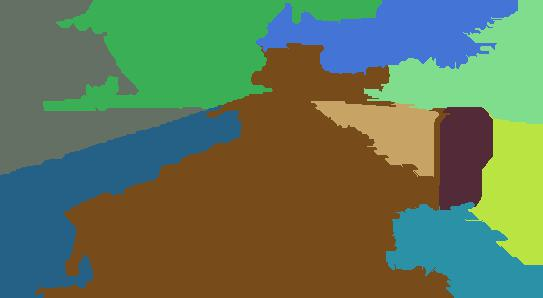
#> input picture img/banana_vehicule2.JPG, 543 x 298 px, given in place of , which was not available
$ python main.py ../img/banana_vehicule2.JPG
#> lines starting #> are read from the running program, lines starting #| are printed output that depends on the picture; after the words box and inside, x2 and y2 are one past the last pixel; in counts of white or black regions, pixels touching at a corner belong together; pictures that were not available may be replaced by others from this repository, and a replacement may not be noted
### MaxFlow-MinCut/img_to_graph.py
import networkx as nx
import math
import cv2
import numpy as np
from utils import distance, draw_sp_mask, draw_centroids


class SPNode():
	def __init__(self, label=None, pixels=[], mean_intensity=0.0, centroid=(), type='na', mean_lab=None, lab_hist=None, real_lab=None):
		self.label = label
		self.pixels = pixels
		self.mean_intensity = mean_intensity
		self.centroid = centroid
		self.type = type
		self.mean_lab = mean_lab
		self.lab_hist = lab_hist
		self.real_lab = real_lab
	def __repr__(self):
		return str(self.label)


def gen_sp(image, pixel_obj, pixel_bg, algorithm=101, region_size=20, num_iter=4):
    SP = cv2.ximgproc.createSuperpixelSLIC(image, algorithm=algorithm, region_size=region_size, ruler=10.0)
    SP.iterate(num_iterations=num_iter)

    SP_labels=SP.getLabels()
    SP_list=[None for each in range(SP.getNumberOfSuperpixels())]

    h, w, _ = image.shape
    I_lab=cv2.cvtColor(image,cv2.COLOR_BGR2LAB)

    for i in range(h):
        for j in range(w):
            if not SP_list[SP_labels[i][j]]:
                tmp_sp = SPNode(label=SP_labels[i][j], pixels=[(i,j)])
                SP_list[SP_labels[i][j]]=tmp_sp
            else:
                SP_list[SP_labels[i][j]].pixels.append((i,j))

    for sp in SP_list:
        n_pixels = len(sp.pixels)
        i_sum = 0
        j_sum = 0
        lab_sum = [0,0,0]
        tmp_mask = np.zeros((h,w),np.uint8)
        for each in sp.pixels:
            i,j = each
            i_sum += i
            j_sum += j
            lab_sum = [x + y for x, y in zip(lab_sum, I_lab[i][j])]
            tmp_mask[i][j] = 255
        sp.lab_hist = cv2.calcHist([I_lab], [0,1,2], tmp_mask, (32,32,32), [0, 255, 0, 255, 0, 255])
        sp.centroid += (i_sum//n_pixels, j_sum//n_pixels,)
        sp.mean_lab = [x/n_pixels for x in lab_sum]
        sp.real_lab = [sp.mean_lab[0]*100/255, sp.mean_lab[1]-128, sp.mean_lab[2]-128]

    # Label the marked pixels
    for pixels in pixel_obj:
        x,y = pixels
        SP_list[SP_labels[x][y]].type="ob"
    for pixels in pixel_bg:
        x,y = pixels
        SP_list[SP_labels[x][y]].type="bg"
    mask_ob=np.zeros((h,w),dtype=np.uint8)
    for pixels in pixel_obj:
        i,j=pixels
        mask_ob[i][j]=255
    mask_bg=np.zeros((h,w),dtype=np.uint8)
    for pixels in pixel_bg:
        i,j=pixels
        mask_bg[i][j]=255

    # Get the histograms
    hist_ob=cv2.calcHist([image],[0,1,2],mask_ob,(32,32,32),[0, 255, 0, 255, 0, 255])
    hist_bg=cv2.calcHist([image],[0,1,2],mask_bg,(32,32,32),[0, 255, 0, 255, 0, 255])

    return SP, SP_list, hist_ob, hist_bg


def gen_graph(I, SP_list, hist_ob, hist_bg, bins=(32,32,32), lambda_=0.9, sigma=5):
    G = nx.Graph()
    s = SPNode(label='s')
    t = SPNode(label='t')
    hist_ob_sum = int(hist_ob.sum())
    hist_bg_sum = int(hist_bg.sum())

    for u in SP_list:
        K=0
        region_rad=math.sqrt(len(u.pixels)/math.pi)
        for v in SP_list:
            if u != v:
                if distance(u.centroid, v.centroid) <= 2.5*region_rad:
                    sim = math.exp(-(cv2.compareHist(u.lab_hist,v.lab_hist,3)**2/2*sigma**2))*(1/distance(u.centroid, v.centroid))
                    K += sim
                    G.add_edge(u, v, sim=sim)
        if(u.type=='na'):
            l_,a_,b_ = [int(x) for x in u.mean_lab]
            l_i = int(l_//(255/bins[0]))
            a_i = int(a_//(255/bins[1]))
            b_i = int(b_//(255/bins[2]))
            pr_ob = int(hist_ob[l_i,a_i,b_i])/hist_ob_sum
            pr_bg = int(hist_bg[l_i,a_i,b_i])/hist_bg_sum
            sim_s = 100000
            sim_t = 100000
            if pr_bg > 0:
                sim_s = lambda_*-np.log(pr_bg)
            if pr_ob > 0:
                sim_t = lambda_*-np.log(pr_ob)
            G.add_edge(s, u, sim=sim_s)
            G.add_edge(t, u, sim=sim_t)
        if(u.type=='ob'):
            G.add_edge(s, u, sim=1+K)
            G.add_edge(t, u, sim=0)
        if(u.type=='bg'):
            G.add_edge(s, u, sim=0)
            G.add_edge(t, u, sim=1+K)
    return G, s, t


def img_to_graph(image, marked_ob_pixels, marked_bg_pixels, return_sp=True, algorithm=101, region_size=20, num_iter=4, bins=(32,32,32), lambda_=0.9, sigma=5):
    SP, SP_list, hist_ob, hist_bg = gen_sp(image, marked_ob_pixels, marked_bg_pixels, algorithm, region_size, num_iter)
    I_lab=cv2.cvtColor(image,cv2.COLOR_BGR2LAB)
    G, s, t = gen_graph(I_lab, SP_list, hist_ob, hist_bg, bins, lambda_, sigma)

    if return_sp:
        sp_image = np.zeros(image.shape,dtype=np.uint8)
        for sp in SP_list:
            for pixels in sp.pixels:
                i,j=pixels
                sp_image[i][j]=sp.mean_lab
        sp_image=cv2.cvtColor(sp_image, cv2.COLOR_Lab2RGB)

        sp_mask=draw_sp_mask(image,SP)
        sp_mask=draw_centroids(sp_mask, SP_list)

        return G, s, t, sp_mask, sp_image

    return G, s, t

### MaxFlow-MinCut/utils.py
import cv2
import math
import numpy as np


# [16 lines left out: functions draw_sp_mask, draw_centroids, not called in this run]


def distance(p0, p1):
	return math.sqrt((p0[0] - p1[0])**2 + (p0[1] - p1[1])**2)


# [39 lines left out: functions apply_mask, get_mask, process_mask, not called in this run]

### MaxFlow-MinCut/GUI.py
import cv2


class GUI_seeds():

    def __init__(self, img_path):
        self.img_path = img_path
        self.drawing = False
        self.mode = "ob"
        self.marked_ob_pixels = []
        self.marked_bg_pixels = []
        self.image = cv2.imread(img_path)

    # [21 lines left out: function mark_seeds, not called in this run]

    def labelling(self):
        window_title = 'Press b for object and o for background. Press esc to exit.'
        cv2.namedWindow(window_title)
        cv2.setMouseCallback(window_title, self.mark_seeds)
        while(1):
            cv2.imshow(window_title, self.image)
            k = cv2.waitKey(1) & 0xFF
            if k == ord('b'):
                self.mode = "bg"
            elif k == ord('o'):
                self.mode = "ob"
            elif k == 27:
                break
        cv2.destroyAllWindows()
        return self.marked_ob_pixels, self.marked_bg_pixels, self.image

### MaxFlow-MinCut/main.py
import sys, getopt
import cv2
import numpy as np
import matplotlib.pyplot as plt
from graph_cut import BoykovKolmorogov
from img_to_graph import img_to_graph
from GUI import GUI_seeds
from utils import apply_mask


def main():
	inputfile = ''
	try:
		opts, args = getopt.getopt(sys.argv[1:], "i:h", ["input-image=", "help"])
	except getopt.GetoptError:
		print('fast_seg.py -i <input image>')
		sys.exit(2)
	for opt, arg in opts:
		if opt == '-h':
			print ('fast_seg.py -i <input image>')
			sys.exit()
		elif opt in ("-i", "--input-image"):
			inputfile = arg
	print('Using image: ', inputfile)

	image = cv2.imread(inputfile)
#> image is the input picture: shape (298, 543, 3); mean B, G, R 87.5, 119.5, 97.8

	GUI = GUI_seeds(inputfile)
	marked_ob_pixels, marked_bg_pixels, _ = GUI.labelling()
#> (key Esc is pressed here)
#> marked_ob_pixels = []; marked_bg_pixels = []

	G, s, t, I_marked, sp_lab = img_to_graph(image, marked_ob_pixels, marked_bg_pixels)
#> in gen_sp, `SP_labels=SP.getLabels()`:
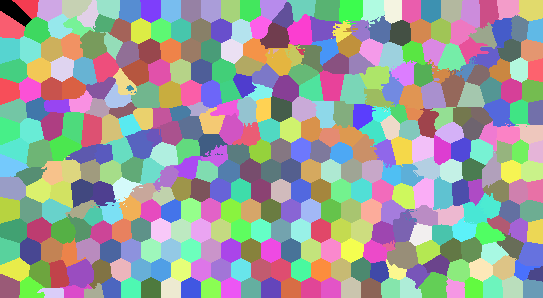
#> SP_labels: shape (298, 543) int32; 405 distinct labels, from 0 to 404; one colour per label, 0 black
#> in gen_sp, `I_lab=cv2.cvtColor(image,cv2.COLOR_BGR2LAB)`: I_lab: shape (298, 543, 3); mean of channels 0, 1, 2 124.8, 121.1, 144.1
#> the loop in gen_sp, `for i in range(h):` made 298 passes
#> after the loop in gen_sp, `for i in range(h):`: SP_list = 405 items
#> the loop in gen_sp, `for sp in SP_list:` made 405 passes
#> (n_pixels, sp.centroid, sp.mean_lab, sp.real_lab) on passes 1 to 3: (431, (11, 14), [117, 121, 133], [45.88, -7, 5]), (295, (6, 28), [117, 121, 133], [45.88, -7, 5]), (444, (8, 48), [117, 121.1, 133], [45.88, -6.93, 4.99])
#> after the loop in gen_sp, `for sp in SP_list:`:
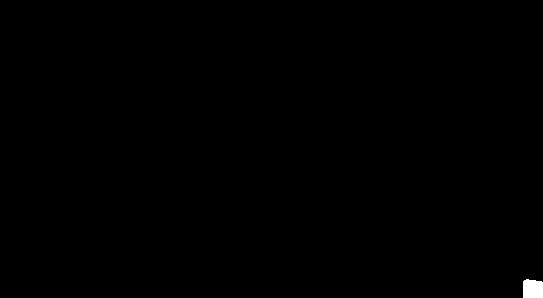
#> tmp_mask: shape (298, 543); 0.22% white; 1 white region, box (x1, y1, x2, y2) and area: (523, 279, 543, 298) 354
#> after the loop in gen_sp, `for pixels in pixel_obj:`: mask_ob: shape (298, 543); every value is 0
#> the loop in gen_graph, `for u in SP_list:` made 1 pass
	G_residual = BoykovKolmorogov(G, s, t, capacity='sim').max_flow()

	Final = apply_mask(image, G, G_residual)

	plt.subplot(2,2,1)
	plt.tick_params(labelcolor='black', top='off', bottom='off', left='off', right='off')
	plt.imshow(image[...,::-1])
	plt.axis("off")
	plt.xlabel("Input image")

	plt.subplot(2,2,2)
	plt.tick_params(labelcolor='none', top='off', bottom='off', left='off', right='off')
	plt.imshow(I_marked[...,::-1])
	plt.axis("off")
	plt.xlabel("Super-pixel boundaries and centroid")

	plt.subplot(2,2,3)
	plt.imshow(sp_lab)
	plt.axis("off")
	plt.xlabel("Super-pixel representation")

	plt.subplot(2,2,4)
	plt.imshow(Final[...,::-1])
	plt.axis("off")
	plt.xlabel("Output Image")

	cv2.imwrite("out.png",Final)
	plt.show()

if __name__ == '__main__':
#> (the run stopped early here; a loop or call above may not have finished)

$ run again, on img/input1.jpg
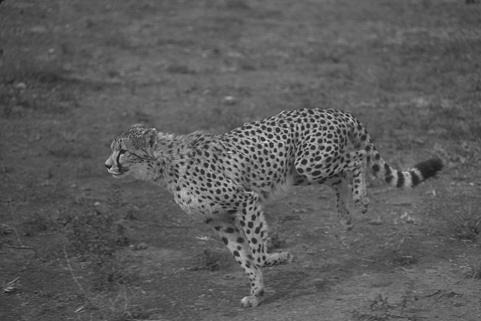
#> input picture img/input1.jpg, 481 x 321 px, given in place of , which was not available
#> in main, image is the input picture: shape (321, 481, 3); min 13, max 220, mean 91.1
#> marked_ob_pixels = []
#> in gen_sp, `SP_labels=SP.getLabels()`:
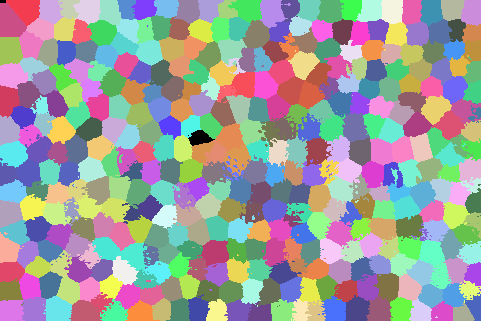
#> SP_labels: shape (321, 481) int32; 384 distinct labels, from 0 to 383; one colour per label, 0 black
#> I_lab: shape (321, 481, 3); mean of channels 0, 1, 2 98.4, 128, 128
#> the loop in gen_sp, `for i in range(h):` made 321 passes
#> after the loop in gen_sp, `for i in range(h):`: SP_list = 384 items
#> the loop in gen_sp, `for sp in SP_list:` made 384 passes
#> (n_pixels, sp.centroid, sp.mean_lab, sp.real_lab) on passes 1 to 3: (273, (128, 186), [111.8, 128, 128], [43.85, 0, 0]), (567, (9, 25), [82.86, 128, 128], [32.49, 0, 0]), (455, (10, 50), [89.07, 128, 128], [34.93, 0, 0])
#> the loop in gen_graph, `for u in SP_list:` made 1 pass
